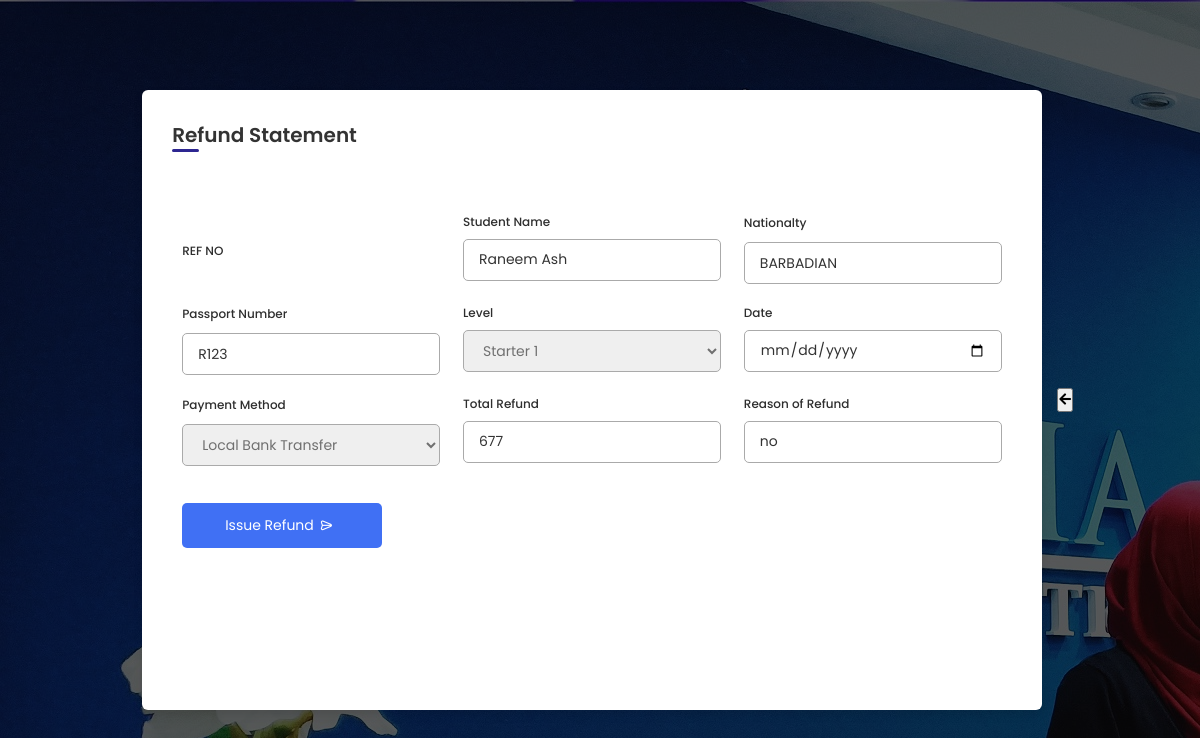
Page /refundf.php?refund=7843 (signed in) on the committed database.
### tables this page shows
CREATE TABLE `refund` (
  `RefundRef` int(100) NOT NULL,
  `studentName` varchar(100) NOT NULL,
  `studentNationality` varchar(100) NOT NULL,
  `studentPassportNo` varchar(100) NOT NULL,
  `RDate` date NOT NULL,
  `RefundM` text NOT NULL,
  `TotalRefund` int(100) NOT NULL,
  `Reason` text NOT NULL,
  `Level` varchar(100) NOT NULL,
  `ID` int(11) NOT NULL
);

### refundf.php (the view, shortened to what this page needs)
<?php
$host="localhost";
$user="root";
$password="";
$db="management_system";
?>
<!DOCTYPE html>
<html lang="en">
<head>
    <link rel="stylesheet" href="AdmissionNew.css">
    <link rel="stylesheet" href="https://unicons.iconscout.com/release/v4.0.0/css/line.css">
    <link rel="stylesheet" href="https://cdnjs.cloudflare.com/ajax/libs/font-awesome/5.15.3/css/all.min.css">
</head>
<body>
<div class="overlay">
    <div class="container">
        <header>Refund Statement</header>
        <form action="#" method="POST">
<?php
$connection=mysqli_connect($host,$user,$password,$db);
if (isset($_GET['refund'])){
    $AcEdit=$_GET['refund'];
  $select="select * from refund where RefundRef='".$AcEdit."'";
  $result=mysqli_query($connection,$select);
  $info=$result->fetch_assoc();
}
?>
            <div class="form first">
                <div class="details personal">
                    <div class="fields">
                    <div class="input-field">
                        <label>REF NO</label>
                        </div>
                        <div class="input-field">
                            <label>Student Name</label>
                            <input type="text" required name="studentName" value="<?php echo"{$info['studentName']}";?>">
                        </div>
                        <div class="input-field">
                        <div><label>Nationalty</label></div>
                         <input type="text" required name="studentNationality" value="<?php echo"{$info['studentNationality']}";?>">
                        </div>
                        <div class="input-field">
                        <div><label>Passport Number</label></div>
                         <input type="text" required name="studentPassportNo" value="<?php echo"{$info['studentPassportNo']}";?>">
                        </div>
                        <div class="input-field">
                            <label>Level</label>
                            <select required name="Level">
                                    <option <?php if ($info['Level'] == 'Starter 1') echo 'selected'; ?>>Starter 1
                                    </option>
                                </select>
                        </div>
                        <div class="input-field">
                            <label>Date</label>
                            <input type="date"name= "RDate" value="<?php echo"{$info['RDate']}";?>">
                        </div>
                        <div class="input-field">
                                <div><label>Payment Method</label></div>
                                <select required name="RefundM">
                                    <option <?php if ($info['RefundM'] == 'Local Bank Transfer') echo 'selected'; ?>>Local Bank Transfer</option>
                                </select>
                            </div>
                        <div class="input-field">
                            <label>Total Refund</label>
                            <input type="number"required name= "TotalRefund" value="<?php echo"{$info['TotalRefund']}";?>">
                        </div>
                        <div class="input-field">
                            <label>Reason of Refund</label>
                            <input type="text"required name= "Reason" value="<?php echo"{$info['Reason']}";?>">
                        </div>
                    </div>
                        <button class="sumbit" value="Acapply" name="Acapply">
                            <span class="btnText">Issue Refund</span>
                            <i class="uil uil-navigator"></i>
                        </button>
                    </div>
                </div>
            </div>
        <button class="submit" onclick="location.href='refund.php'"> <i class="fas fa-arrow-left"></i> </button>
    </div>
</body>
</html>

### AdmissionNew.css (style rules this page uses)
* { margin: 0; padding: 0; box-sizing: border-box; font-family: 'Poppins', sans-serif; }
body { min-height: 100vh; display: flex; align-items: center; justify-content: center; background: #ffffff; background-image: url('brit.jpg'); }
.overlay { position: absolute; top: 0; left: 0; width: 100%; height: 100%; background-color: rgba(0, 0, 0, 0.644); display: flex; justify-content: center; align-items: center; }
.container { max-width: 400px; width: 100%; padding: 30px; border-radius: 30px; }
.container { position: relative; max-width: 900px; width: 100%; border-radius: 6px; padding: 30px; margin: 0 15px; background-color: #fff; box-shadow: 0 5px 10px rgba(0,0,0,0.1); }
.container header { position: relative; font-size: 20px; font-weight: 600; color: #333; }
.container header::before { content: ""; position: absolute; left: 0; bottom: -2px; height: 3px; width: 27px; border-radius: 8px; background-color: #2d2691; }
.container form { position: relative; margin-top: 40px; min-height: 490px; background-color: #fff; overflow-x: hidden; height: 100px; overflow-y: scroll; }
.container form .form { position: absolute; background-color: #fff; transition: 0.3s ease; padding: 15px 10px 15px 10px; }
.container form .fields { display: flex; align-items: center; justify-content: space-between; flex-wrap: wrap; }
form .fields .input-field { display: flex; width: calc(100% / 3 - 15px); flex-direction: column; margin: 4px 0; }
.input-field label { font-size: 12px; font-weight: 500; color: #2e2e2e; }
.input-field input, select { outline: none; font-size: 14px; font-weight: 400; color: #333; border-radius: 5px; border: 1px solid #aaa; padding: 0 15px; height: 42px; margin: 8px 0; }
.input-field select, .input-field input[type="date"] { color: #707070; }
.input-field input[type="date"]:valid { color: #333; }
.container button, .backBtn { display: flex; align-items: center; justify-content: center; height: 45px; max-width: 200px; width: 100%; border: none; outline: none; color: #fff; border-radius: 5px; margin: 25px 0px; background-color: #4070f4; transition: all 0.3s linear; cursor: pointer; }
.container form .btnText { font-size: 14px; font-weight: 400; }
form button i, form .backBtn i { margin: 0 6px; }

### rows in the picture
refund: studentName "Raneem Ash", studentNationality "BARBADIAN", studentPassportNo "R123", RefundM "Local Bank Transfer", TotalRefund "677", Reason "no"
